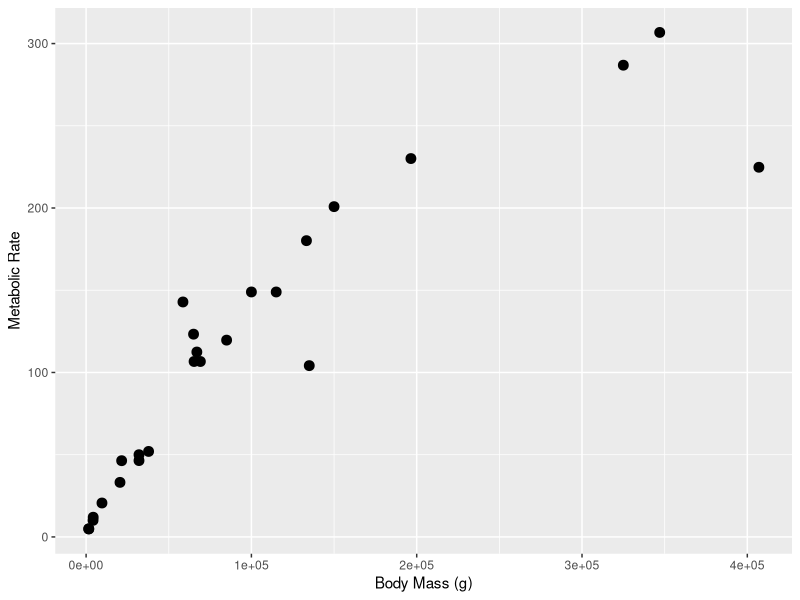
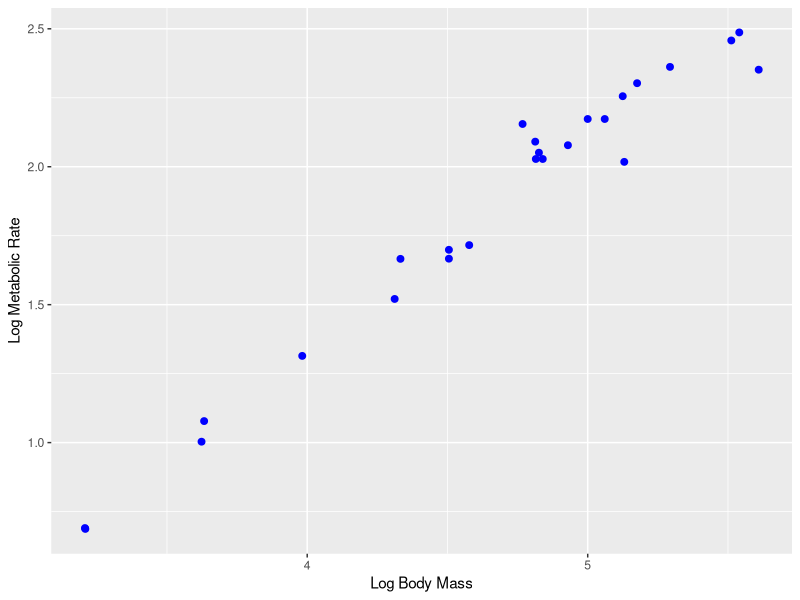
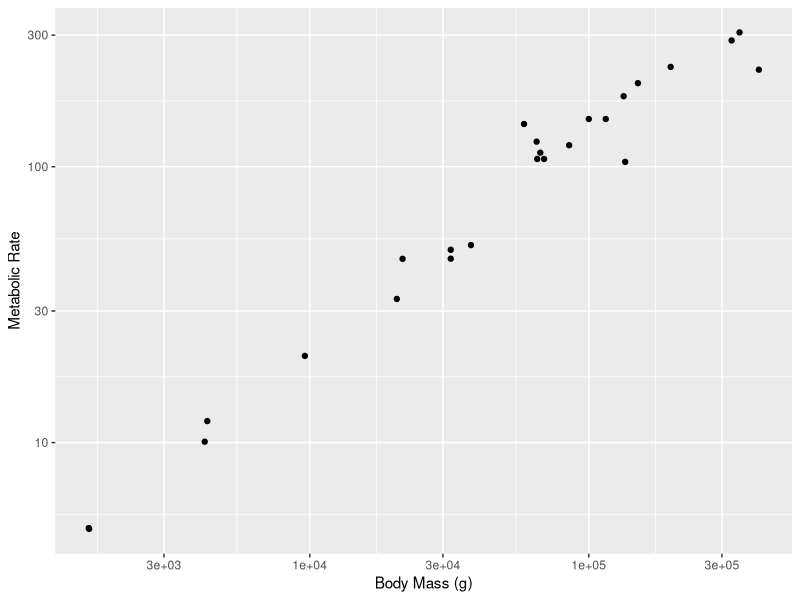

These charts were generated, in order, by the following R code:
# Load library
library(tidyverse)

#set up data frame for plotting
size_mr_data <- data.frame(
  body_mass = c(32000, 37800, 347000, 4200, 196500, 100000, 4290, 
    32000, 65000, 69125, 9600, 133300, 150000, 407000, 115000, 
    67000,325000, 21500, 58588, 65320, 85000, 135000, 20500, 1613,
    1618),
  metabolic_rate = c(49.984, 51.981, 306.770, 10.075, 230.073, 
    148.949, 11.966, 46.414, 123.287, 106.663, 20.619, 180.150, 
    200.830, 224.779, 148.940, 112.430, 286.847, 46.347, 142.863, 
    106.670, 119.660, 104.150, 33.165, 4.900, 4.865))
    
#code goes here
ggplot(size_mr_data, aes(x = body_mass, y = metabolic_rate)) +
  geom_point(size = 3, color = "black") +
  labs(x = "Body Mass (g)", y = ("Metabolic Rate"))

ggplot(size_mr_data, aes(x = log10(body_mass), y = log10(metabolic_rate))) + 
  geom_point(size =2, color =  "blue") +
  labs( x = "Log Body Mass", y = "Log Metabolic Rate")

ggplot(size_mr_data, aes(x = body_mass, y = metabolic_rate)) +
  geom_point() +
  labs(x = "Body Mass (g)", y = ("Metabolic Rate")) + scale_y_log10() + scale_x_log10()

